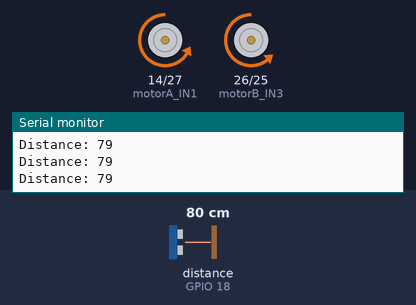
This sketch was run on a simulated ESP32. On the bench: motor-driver pin pairs drawn as motors (green arrow = first pin HIGH = forward, orange = second pin HIGH = backward, longer = more drive, scaled by the enable pin), the last lines printed to the serial monitor. Wiring (inferred from the names in the program): ultrasonic range finder: trigger GPIO 5; echo GPIO 18. The test bench sets the inputs (shaded band); at power-on: distance to the obstacle (sensor on GPIO 18) 80 cm. The echo pulse lasts 58.3 µs per cm.

Above: at 1.2 s.
1.3 s: distance to the obstacle (sensor on GPIO 18) set to 23 cm
2.8 s: distance to the obstacle (sensor on GPIO 18) set to 18 cm
At 3.7 s:
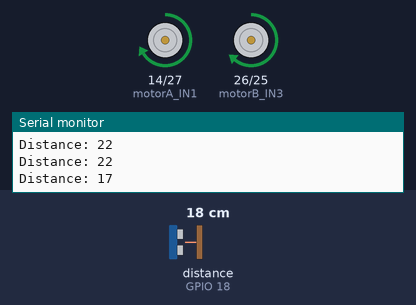
5.8 s: distance to the obstacle (sensor on GPIO 18) set to 35 cm
At 6.9 s:
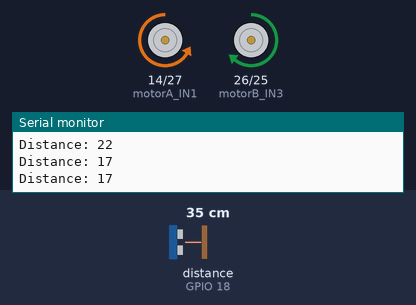
8.6 s: distance to the obstacle (sensor on GPIO 18) set to 2 cm
At 9.0 s:
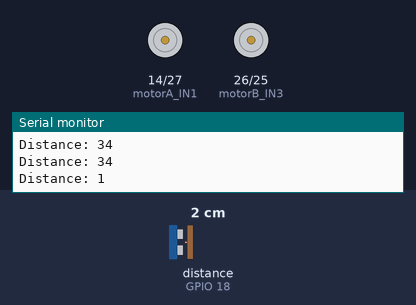
Timing chart, 0 to 12.6 s (numbered marks = the images above; inputs shaded):
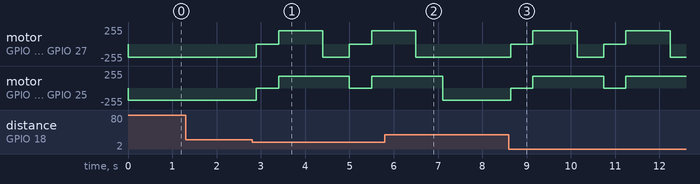

The sketch:

obs_avoid.ino
```cpp
// Ultrasonic sensor pins
const int trigPin = 5;
const int echoPin = 18;

// Motor driver pins (L293D)
const int motorA_IN1 = 14;  // Left motor forward
const int motorA_IN2 = 27;  // Left motor backward
const int motorB_IN3 = 26;  // Right motor forward
const int motorB_IN4 = 25;  // Right motor backward
const int enaPin = 33;      // ENA (left motor)
const int enbPin = 32;      // ENB (right motor)

// Distance threshold for obstacle detection (in cm)
const int obstacleDistance = 20;

// Speed for motors (0-255)
const int leftMotorSpeed = 200;  // Adjust if needed
const int rightMotorSpeed = 180; // Adjust to balance (lower if turning left)

// Function to measure distance using ultrasonic sensor
long getDistance() {
  digitalWrite(trigPin, LOW);
  delayMicroseconds(2);
  digitalWrite(trigPin, HIGH);
  delayMicroseconds(10);
  digitalWrite(trigPin, LOW);
  long duration = pulseIn(echoPin, HIGH);
  return duration * 0.034 / 2;  // Distance in cm
}

// Motor control functions
void moveForward() {
  digitalWrite(motorA_IN1, LOW);  // Reversed: LOW for forward
  digitalWrite(motorA_IN2, HIGH); // Reversed: HIGH for forward
  digitalWrite(motorB_IN3, LOW);  // Reversed: LOW for forward
  digitalWrite(motorB_IN4, HIGH); // Reversed: HIGH for forward
  analogWrite(enaPin, leftMotorSpeed);
  analogWrite(enbPin, rightMotorSpeed);
}

void moveBackward() {
  digitalWrite(motorA_IN1, HIGH); // Reversed: HIGH for backward
  digitalWrite(motorA_IN2, LOW);  // Reversed: LOW for backward
  digitalWrite(motorB_IN3, HIGH); // Reversed: HIGH for backward
  digitalWrite(motorB_IN4, LOW);  // Reversed: LOW for backward
  analogWrite(enaPin, leftMotorSpeed);
  analogWrite(enbPin, rightMotorSpeed);
}

void turnRight() {
  digitalWrite(motorA_IN1, LOW);  // Left motor forward
  digitalWrite(motorA_IN2, HIGH);
  digitalWrite(motorB_IN3, HIGH); // Right motor backward
  digitalWrite(motorB_IN4, LOW);
  analogWrite(enaPin, leftMotorSpeed);
  analogWrite(enbPin, rightMotorSpeed);
}

void stopMotors() {
  digitalWrite(motorA_IN1, LOW);
  digitalWrite(motorA_IN2, LOW);
  digitalWrite(motorB_IN3, LOW);
  digitalWrite(motorB_IN4, LOW);
  analogWrite(enaPin, 0);
  analogWrite(enbPin, 0);
}

void setup() {
  Serial.begin(115200);

  // Initialize pins
  pinMode(trigPin, OUTPUT);
  pinMode(echoPin, INPUT);
  pinMode(motorA_IN1, OUTPUT);
  pinMode(motorA_IN2, OUTPUT);
  pinMode(motorB_IN3, OUTPUT);
  pinMode(motorB_IN4, OUTPUT);
  pinMode(enaPin, OUTPUT);
  pinMode(enbPin, OUTPUT);
}

void loop() {
  long distance = getDistance();
  Serial.print("Distance: ");
  Serial.println(distance);

  if (distance < obstacleDistance && distance > 0) {
    stopMotors();
    delay(500);
    moveBackward();
    delay(1000);
    turnRight();
    delay(500);
  } else {
    moveForward();
  }

  delay(100);
}
```

Measured:
- the behaviour switches between 21 and 20 cm on distance to the obstacle (sensor on GPIO 18) (found by bisection; images 0 and 1)
- after the input at 5.8 s, motor on GPIO 14 (motorA_IN1) / GPIO 27 (motorA_IN2): goes on until 6.5 s, then stays backward 200/255
